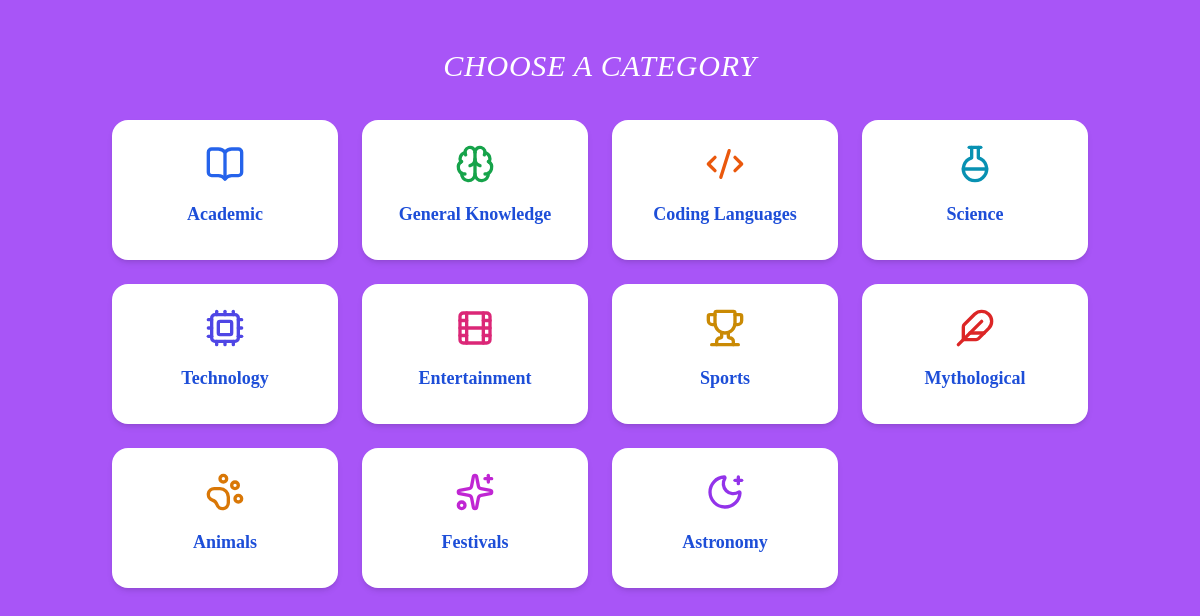
Page /categories/ on the committed database.
### quiz_app/models.py (models this page shows, shortened)
class Category(models.Model):
    name = models.CharField(max_length=100)
    description = models.TextField(blank=True, null=True)

### quiz_app/views.py (the view)
# urls.py: path('categories/', views.quiz_categories, name="quiz_categories"),
def quiz_categories(request):
    categories = Category.objects.all()
    return render(request, "quiz_app/categories.html", {"categories": categories})

### quiz_app/templates/quiz_app/categories.html (shortened to what this page needs)
{% load static %}
<!DOCTYPE html>
<html lang="en">
<head>
  <script src="https://cdn.tailwindcss.com"></script>
</head>
<body class="bg-purple-500 text-gray-800 flex flex-col min-h-screen font-[Poppins]">
  <main class="flex-grow container mx-auto px-6 py-12">
    <h2 class="text-3xl italic text-center text-white mb-9 uppercase tracking-wide">
      Choose a Category
    </h2>
    <div class="grid gap-6 sm:grid-cols-2 md:grid-cols-3 lg:grid-cols-4">
      {% for category in categories %}
        <a href="{% url 'subcategory_page' category.id %}"
           class="block bg-white rounded-2xl shadow-md p-6 hover:shadow-xl transform hover:-translate-y-1 transition duration-300 text-center">
          <div class="flex justify-center mb-4">
            {% if category.name|lower == "academic" %}
              <i data-lucide="book-open" class="w-10 h-10 text-blue-600"></i>
            {% elif category.name|lower == "general knowledge" %}
              <i data-lucide="brain" class="w-10 h-10 text-green-600"></i>
            {% elif category.name|lower == "coding languages" %}
              <i data-lucide="code-2" class="w-10 h-10 text-orange-600"></i>
            {% elif category.name|lower == "science" %}
              <i data-lucide="flask-round" class="w-10 h-10 text-cyan-600"></i>
            {% elif category.name|lower == "technology" %}
              <i data-lucide="cpu" class="w-10 h-10 text-indigo-600"></i>
            {% elif category.name|lower == "entertainment" %}
              <i data-lucide="film" class="w-10 h-10 text-pink-600"></i>
            {% elif category.name|lower == "sports" %}
              <i data-lucide="trophy" class="w-10 h-10 text-yellow-600"></i>
            {% elif category.name|lower == "mythological" %}
              <i data-lucide="feather" class="w-10 h-10 text-red-600"></i>
            {% elif category.name|lower == "animals" %}
              <i data-lucide="paw-print" class="w-10 h-10 text-amber-600"></i>
            {% elif category.name|lower == "festivals" %}
              <i data-lucide="sparkles" class="w-10 h-10 text-fuchsia-600"></i>
            {% elif category.name|lower == "astronomy" %}
              <i data-lucide="moon-star" class="w-10 h-10 text-purple-600"></i>
            {% else %}
              <i data-lucide="circle" class="w-10 h-10 text-gray-500"></i>
            {% endif %}
          </div>
          <h3 class="text-lg font-semibold text-blue-700 mb-2">{{ category.name }}</h3>
        </a>
      {% empty %}
        <p class="text-center text-gray-200 col-span-full">No categories available.</p>
      {% endfor %}
    </div>
  </main>
</body>
</html>

### rows in the picture
Category: name "Academic"
Category: name "General Knowledge"
Category: name "Coding Languages"
Category: name "Science"
Category: name "Technology"
Category: name "Entertainment"
Category: name "Sports"
Category: name "Mythological"
Category: name "Animals"
Category: name "Festivals"
Category: name "Astronomy"
